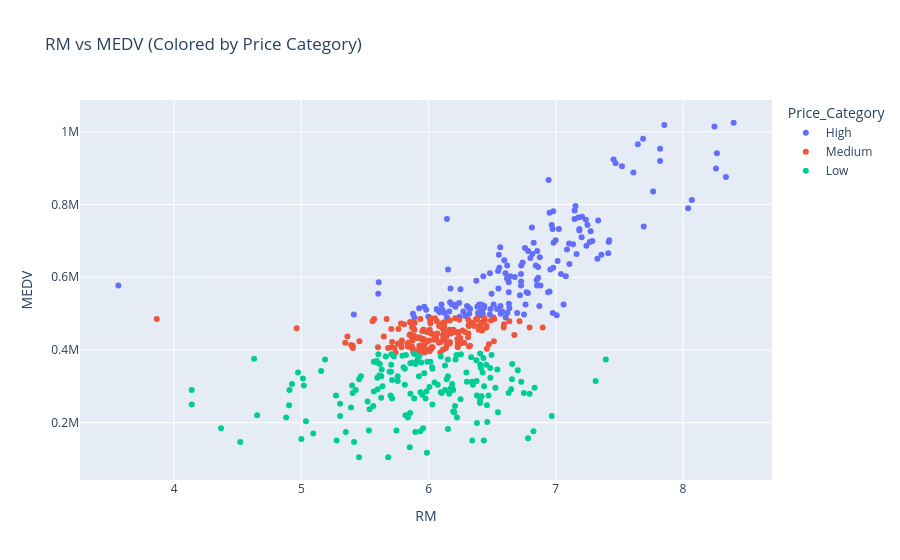

Notebook code cell kept with this figure:
### Markdown cell above
## C) ----------------------------------------------

### Code cell
# plotting scatter plot of RM vs MEDV colored by Price_Category
fig = px.scatter(
    mod_df,
    x='RM',
    y='MEDV',
    color='Price_Category',
    title="RM vs MEDV (Colored by Price Category)",
    hover_data=['LSTAT', 'PTRATIO']
)

fig.show()

### Figure 1 — Plotly figure (JSON) as saved in the notebook; plotly's stock layout.template omitted (floating-point values rounded to 4 significant figures; data arrays with more than 128 entries replaced by an {"elided": "..."} marker saying what was removed)
{"data": [{"customdata": {"elided": "163x2 float values"}, "hovertemplate": "Price_Category=High<br>RM=%{x}<br>MEDV=%{y}<br>LSTAT=%{customdata[0]}<br>PTRATIO=%{customdata[1]}<extra></extra>", "legendgroup": "High", "marker": {"color": "#636efa", "symbol": "circle"}, "mode": "markers", "name": "High", "orientation": "v", "showlegend": true, "type": "scatter", "x": {"elided": "163 float values"}, "xaxis": "x", "y": {"elided": "163 int values"}, "yaxis": "y"}, {"customdata": {"elided": "162x2 float values"}, "hovertemplate": "Price_Category=Medium<br>RM=%{x}<br>MEDV=%{y}<br>LSTAT=%{customdata[0]}<br>PTRATIO=%{customdata[1]}<extra></extra>", "legendgroup": "Medium", "marker": {"color": "#EF553B", "symbol": "circle"}, "mode": "markers", "name": "Medium", "orientation": "v", "showlegend": true, "type": "scatter", "x": {"elided": "162 float values"}, "xaxis": "x", "y": {"elided": "162 int values"}, "yaxis": "y"}, {"customdata": {"elided": "164x2 float values"}, "hovertemplate": "Price_Category=Low<br>RM=%{x}<br>MEDV=%{y}<br>LSTAT=%{customdata[0]}<br>PTRATIO=%{customdata[1]}<extra></extra>", "legendgroup": "Low", "marker": {"color": "#00cc96", "symbol": "circle"}, "mode": "markers", "name": "Low", "orientation": "v", "showlegend": true, "type": "scatter", "x": {"elided": "164 float values"}, "xaxis": "x", "y": {"elided": "164 int values"}, "yaxis": "y"}], "layout": {"legend": {"title": {"text": "Price_Category"}, "tracegroupgap": 0}, "title": {"text": "RM vs MEDV (Colored by Price Category)"}, "xaxis": {"anchor": "y", "domain": [0, 1], "title": {"text": "RM"}}, "yaxis": {"anchor": "x", "domain": [0, 1], "title": {"text": "MEDV"}}}}
